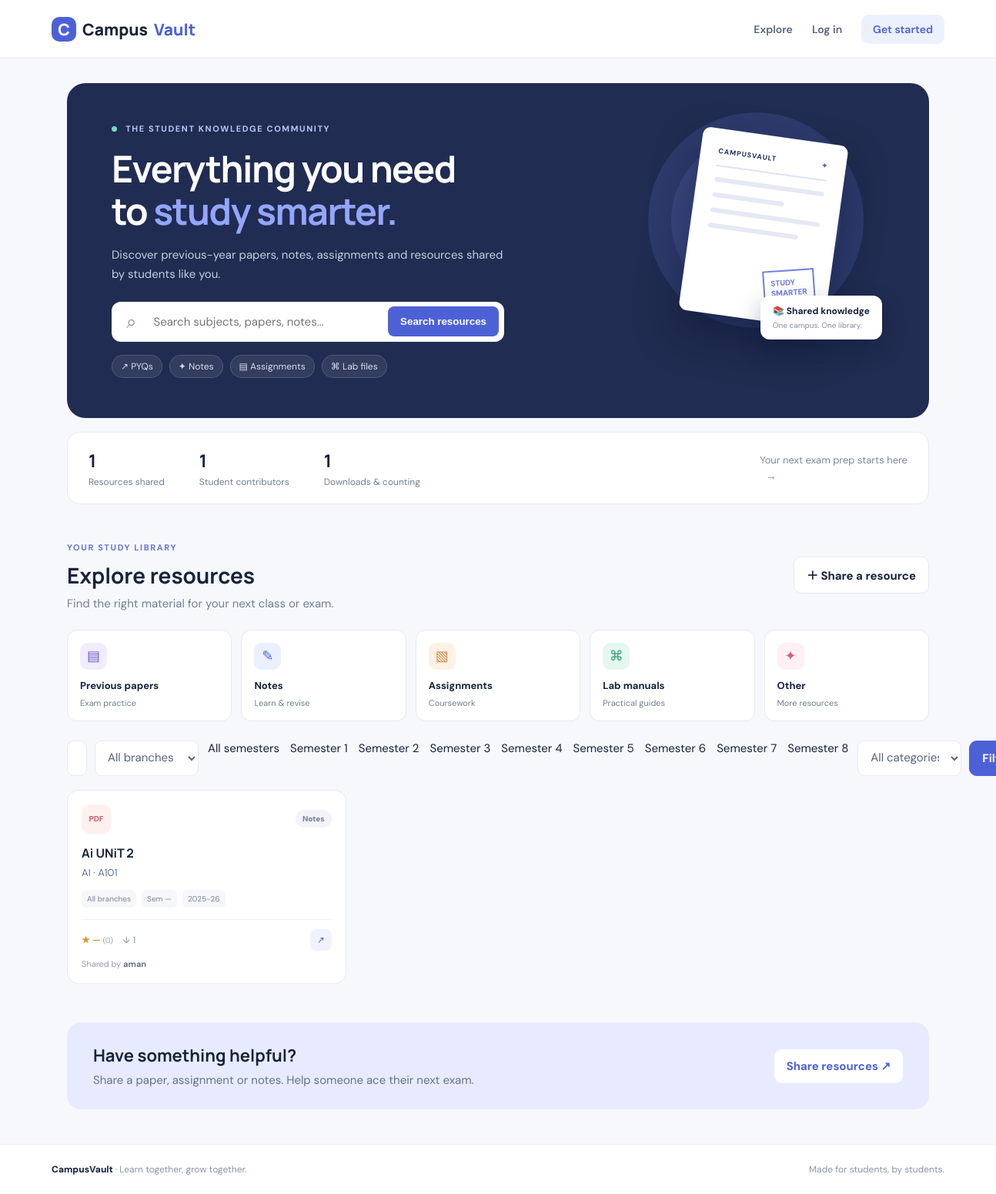
The page / on the database its author committed.
### tables this page shows
CREATE TABLE resources(
          id INTEGER PRIMARY KEY AUTOINCREMENT, title TEXT NOT NULL, subject TEXT NOT NULL,
          subject_code TEXT, branch TEXT, semester TEXT, category TEXT NOT NULL, academic_year TEXT,
          description TEXT, filename TEXT NOT NULL, original_filename TEXT, user_id INTEGER NOT NULL,
          downloads INTEGER DEFAULT 0, created_at TEXT DEFAULT CURRENT_TIMESTAMP,
          FOREIGN KEY(user_id) REFERENCES users(id));

CREATE TABLE users(
          id INTEGER PRIMARY KEY AUTOINCREMENT, name TEXT NOT NULL, email TEXT UNIQUE NOT NULL,
          password TEXT NOT NULL, branch TEXT, semester TEXT, role TEXT NOT NULL DEFAULT 'student', status TEXT NOT NULL DEFAULT 'active', created_at TEXT DEFAULT CURRENT_TIMESTAMP);

### app.py (the view)
@app.route("/")
def index():
    q = request.args.get("q", "").strip()
    branch = request.args.get("branch", "")
    semester = request.args.get("semester", "")
    category = request.args.get("category", "")
    with db() as con:
        where, params = [], []
        if q:
            where.append("(r.title LIKE ? OR r.subject LIKE ? OR r.subject_code LIKE ? OR r.description LIKE ?)")
            params.extend([f"%{q}%"]*4)
        if branch: where.append("r.branch=?"); params.append(branch)
        if semester: where.append("r.semester=?"); params.append(semester)
        if category: where.append("r.category=?"); params.append(category)
        clause = " WHERE " + " AND ".join(where) if where else ""
        resources = con.execute(f"""SELECT r.*,u.name uploader,
        COALESCE((SELECT ROUND(AVG(rating),1) FROM ratings x WHERE x.resource_id=r.id),0) avg_rating,
        (SELECT COUNT(*) FROM ratings x WHERE x.resource_id=r.id) rating_count
        FROM resources r JOIN users u ON u.id=r.user_id {clause}
        ORDER BY r.created_at DESC LIMIT 60""", params).fetchall()
        stats = {
          "resources": con.execute("SELECT COUNT(*) FROM resources").fetchone()[0],
          "students": con.execute("SELECT COUNT(*) FROM users").fetchone()[0],
          "downloads": con.execute("SELECT COALESCE(SUM(downloads),0) FROM resources").fetchone()[0]
        }
    return render_template("index.html", resources=resources, stats=stats, q=q, branch=branch, semester=semester, category=category)

### app.py (called while the page is built)
@app.context_processor
def inject_csrf():
    return {"csrf_token": csrf_token}

@app.before_request
def protect_post_requests():
    if request.method == "POST":
        supplied = request.form.get("csrf_token", "")
        expected = session.get("csrf_token", "")
        if not supplied or not expected or not hmac.compare_digest(supplied, expected):
            abort(400, description="Invalid or expired form token. Please reload the page and try again.")

def db():
    conn = sqlite3.connect(DB_PATH)
    conn.row_factory = sqlite3.Row
    conn.execute("PRAGMA foreign_keys = ON")
    return conn

def current_user():
    if not session.get("user_id"): return None
    with db() as con:
        return con.execute("SELECT id,name,email,branch,semester,role,status FROM users WHERE id=?", (session["user_id"],)).fetchone()

@app.context_processor
def inject_user():
    return {"current_user": current_user()}

### templates/index.html (shortened to what this page needs)
{% extends "base.html" %}{% block title %}CampusVault — Learn together{% endblock %}{% block content %}
<section class="hero"><div class="hero-content"><div class="eyebrow"><span class="pulse"></span> THE STUDENT KNOWLEDGE COMMUNITY</div><h1>Everything you need<br>to <span>study smarter.</span></h1><p>Discover previous-year papers, notes, assignments and resources shared by students like you.</p>
<form class="search-hero" action="{{ url_for('index') }}"><span>⌕</span><input name="q" value="{{ q }}" placeholder="Search subjects, papers, notes..."><button>Search resources</button></form>
<div class="hero-tags"><span>↗ PYQs</span><span>✦ Notes</span><span>▤ Assignments</span><span>⌘ Lab files</span></div></div><div class="hero-art"><div class="orb orb1"></div><div class="orb orb2"></div><div class="floating-paper"><div class="paper-top">CAMPUSVAULT <span>✦</span></div><div class="paper-lines"></div><div class="paper-lines short"></div><div class="paper-lines"></div><div class="paper-lines mid"></div><div class="paper-stamp">STUDY<br>SMARTER</div></div><div class="float-note">📚 <b>Shared knowledge</b><small>One campus. One library.</small></div></div></section>
<section class="stats-row"><div><strong>{{ stats.resources }}</strong><span>Resources shared</span></div><div><strong>{{ stats.students }}</strong><span>Student contributors</span></div><div><strong>{{ stats.downloads }}</strong><span>Downloads & counting</span></div><div class="stat-quote">Your next exam prep starts here <b>→</b></div></section>
<section class="browse-section"><div class="section-heading"><div><span class="eyebrow dark">YOUR STUDY LIBRARY</span><h2>Explore resources</h2><p>Find the right material for your next class or exam.</p></div><a href="{{ url_for('upload') }}" class="btn-outline">＋ Share a resource</a></div>
<div class="category-strip"><a href="{{ url_for('index',category='Previous Year Paper') }}" class="category-card"><span class="cat-icon purple">▤</span><b>Previous papers</b><small>Exam practice</small></a><a href="{{ url_for('index',category='Notes') }}" class="category-card"><span class="cat-icon blue">✎</span><b>Notes</b><small>Learn & revise</small></a><a href="{{ url_for('index',category='Assignment') }}" class="category-card"><span class="cat-icon orange">▧</span><b>Assignments</b><small>Coursework</small></a><a href="{{ url_for('index',category='Lab Manual') }}" class="category-card"><span class="cat-icon green">⌘</span><b>Lab manuals</b><small>Practical guides</small></a><a href="{{ url_for('index',category='Other') }}" class="category-card"><span class="cat-icon pink">✦</span><b>Other</b><small>More resources</small></a></div>
<form class="filters"><input name="q" placeholder="Search resources..." value="{{ q }}"><select name="branch"><option value="">All branches</option><select name="semester"><option value=""></option>{% for s in range(1,9) %}<option value="{{ s }}" ></option>{% endfor %}</select><select name="category"><option value="">All categories</option></select><button class="btn-primary">Filter</button></form>
<div class="resource-grid">{% for r in resources %}{% include 'resource_card.html' %}{% else %}<div class="empty-state"><div>📂</div><h3>No resources found yet</h3><p>Try adjusting filters or be the first to share study material!</p><a class="btn-primary" href="{{ url_for('upload') }}">Upload a resource</a></div>{% endfor %}</div></section>
<section class="cta-banner"><div><h2>Have something helpful?</h2><p>Share a paper, assignment or notes. Help someone ace their next exam.</p></div><a href="{{ url_for('upload') }}" class="btn-light">Share resources ↗</a></section>
{% endblock %}

### templates/resource_card.html
<article class="resource-card"><div class="card-top"><span class="file-icon {% if r.filename.endswith('.pdf') %}pdf{% else %}doc{% endif %}">{% if r.filename.endswith('.pdf') %}PDF{% else %}FILE{% endif %}</span><span class="category-pill">{{ r.category }}</span></div><a class="resource-title" href="{{ url_for('resource_detail',resource_id=r.id) }}">{{ r.title }}</a><p class="subject-line">{{ r.subject }}{% if r.subject_code %} · {{ r.subject_code }}{% endif %}</p><div class="resource-meta"><span>{{ r.branch or 'All branches' }}</span><span>Sem {{ r.semester or '—' }}</span><span>{{ r.academic_year or 'Year n/a' }}</span></div><div class="card-footer"><span class="rating">★ {{ r.avg_rating or '—' }} <small>({{ r.rating_count }})</small></span><span class="downloads">↓ {{ r.downloads }}</span><a href="{{ url_for('resource_detail',resource_id=r.id) }}" class="card-arrow">↗</a></div><div class="uploader">Shared by <b>{{ r.uploader }}</b></div></article>

### rows shown on the page
resources: shows "PDF", category "Notes", title "Ai UNiT 2", subject "AI", subject_code "A101", branch "All branches", semester "—", academic_year "2025-26", avg_rating "—", rating_count "0", downloads "1", uploader "aman"

### other values the page prints
{{ stats.resources }} "1"
{{ stats.students }} "1"
{{ stats.downloads }} "1"
